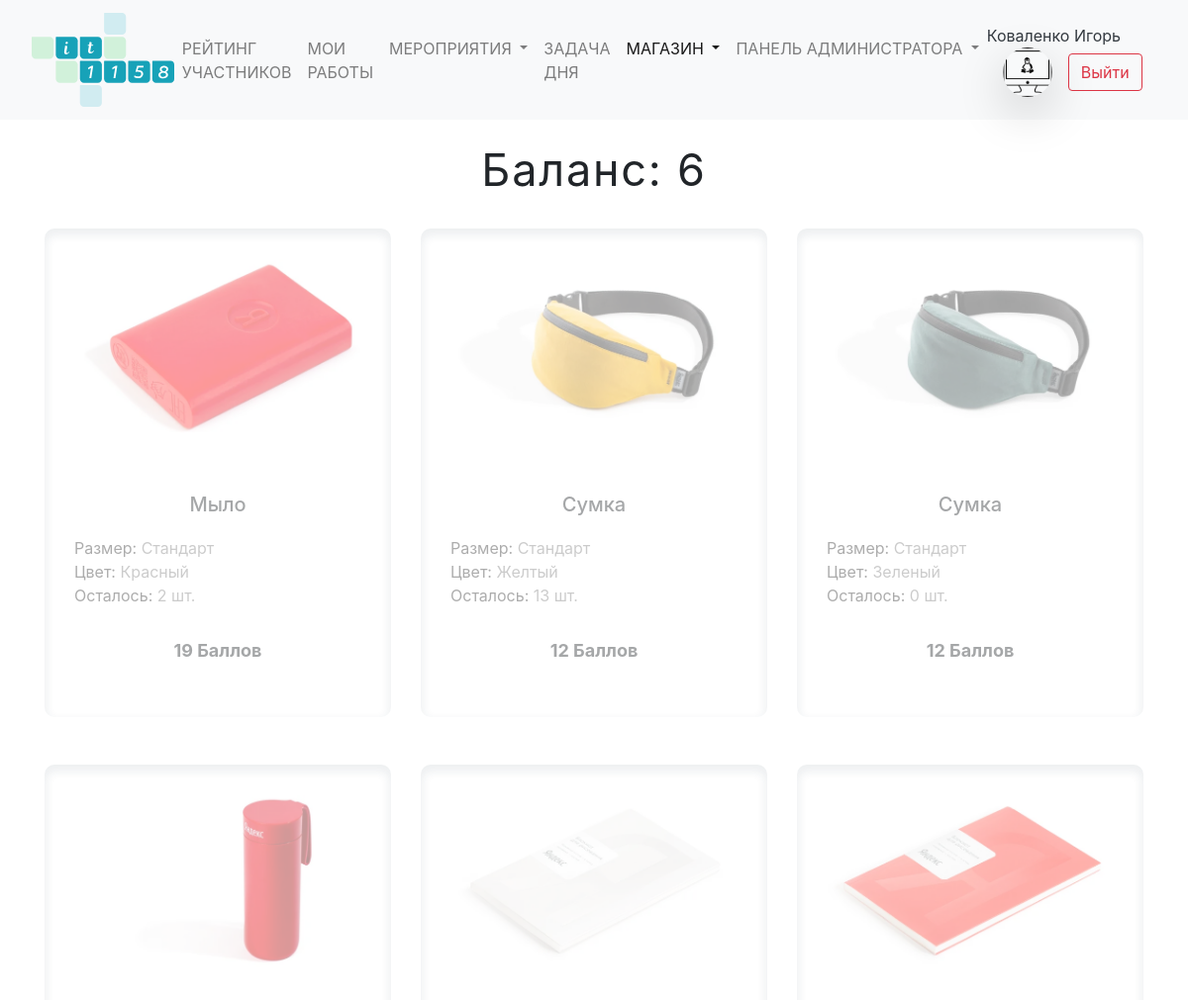
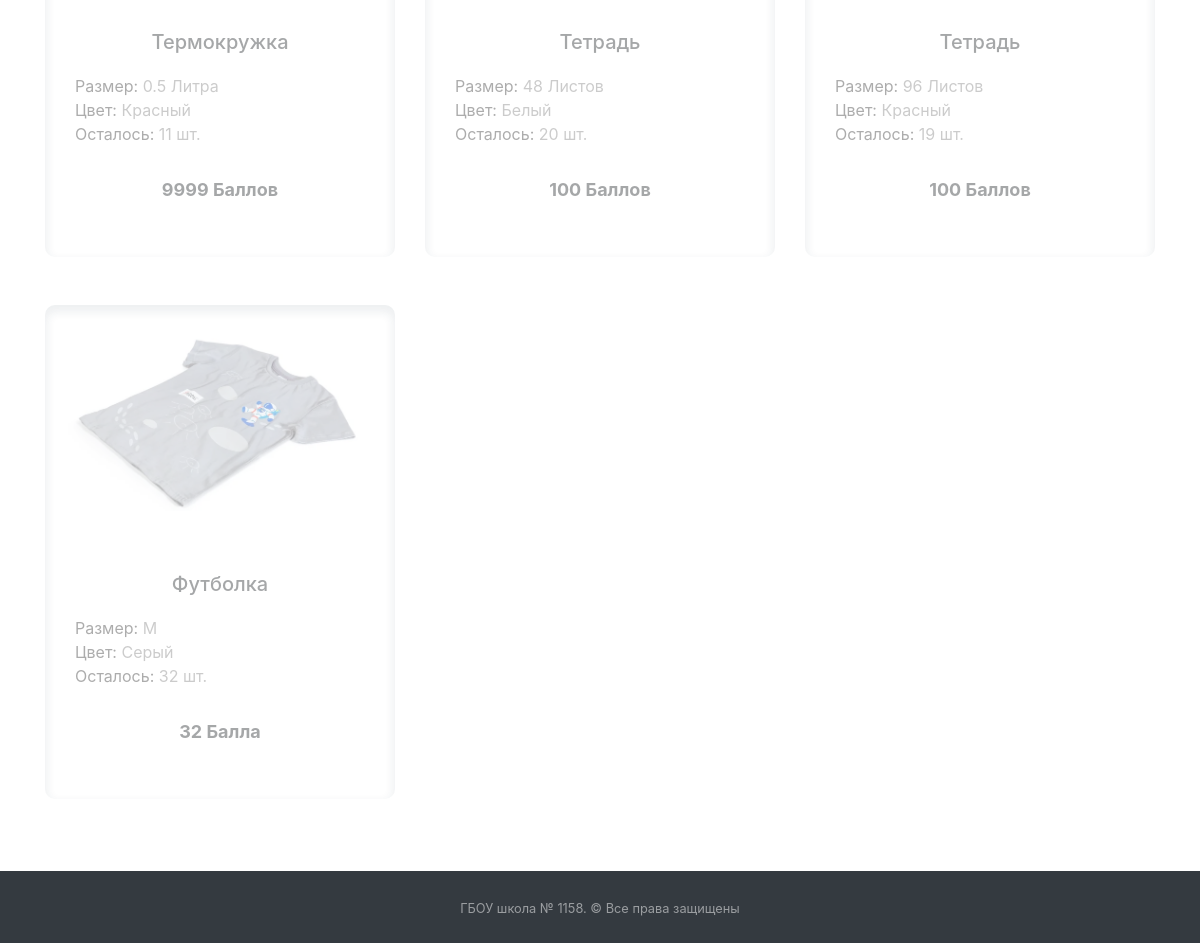
The page /market/ (signed in) on the database its author committed (2 pictures, top to bottom).
### mainapp/models.py (models this page shows, shortened)
class Puples(models.Model):
    STATUS_CHOICES = (
        ('ST10', 'Ученик 10 ИТ-класса'),
        ('ST11', 'Ученик 11 ИТ-класса'),
        ('APP', 'Кандидат в ИТ-класс'),
        ('TEACH', 'Учитель')
    )
    PROGRESS_CHOICES = (
        (0, '0'),
        (25, '25'),
        (50, '50'),
        (75, '75'),
        (100, '100'),
    )
    name = models.CharField("Имя", null=True, max_length=50)
    surname = models.CharField("Фамилия", null=True, max_length=100)
    rate = models.PositiveIntegerField("Рейтинг ученика", default=0)
    image = models.ImageField("Фотография профиля", blank=True, upload_to="puples_photo",
                              default="puples_photo/user-2.png")
    user = models.OneToOneField(User, on_delete=models.CASCADE, null=True, default='',
                                verbose_name="Связь с таблицей пользователей")
    status = models.CharField("Статуc", choices=STATUS_CHOICES, default='ST10', max_length=30)
    applicant_first_result = models.FloatField("Результат первого этапа", blank=True, default=0)
    applicant_progress = models.IntegerField(verbose_name="Прогресс", choices=PROGRESS_CHOICES, default=0, blank=True)
    email = models.EmailField(verbose_name="Email", default="")
    phone = models.CharField(max_length=12, verbose_name="Телефон", default="")
    class Meta:
        verbose_name = "Пользователи"
        verbose_name_plural = "Пользователи"

### market/models.py (models this page shows, shortened)
class MarketProduct(models.Model):
    product_name = models.CharField(verbose_name="Название товара", max_length=200)
    product_size = models.CharField(verbose_name="Размер товара", default="Стандарт", max_length=200)
    product_color = models.CharField(verbose_name="Цвет товара", default="Не указан", max_length=200)
    product_photo = models.ImageField("Фотография товара", upload_to="products_photo/", blank=True)
    remained_amount = models.PositiveIntegerField("Количество оставшегося товара", null=False)
    price = models.PositiveIntegerField("Цена товара", null=False)
    def plural_amount_name(self) -> str:
        if 10 <= (self.price % 100) <= 20 or self.price % 10 == 0 or 5 <= self.price % 10 <= 9:
            return "Баллов"
        elif self.price % 10 == 1:
            return "Балл"
        return "Балла"
    class Meta:
        verbose_name = "Товар"
        verbose_name_plural = "Товары"

### market/views.py (the view)
# urls.py: path('', views.MainMarketPage.as_view(), name='Каталог магазина'),
class MainMarketPage(HeaderNotificationsCounter, LoginRequiredMixin, ListView):
    template_name = "market/main_market_page.html"
    model = MarketProduct
    login_url = "/login/"
    def dispatch(self, request, *args, **kwargs):
        recount_all_peoples_rating()
        return super().dispatch(request, *args, **kwargs)
    def get_context_data(self, *, object_list=None, **kwargs):
        context = super(MainMarketPage, self).get_context_data(**kwargs)
        context['shopping_cart_list'] = ShoppingCart(self.request).get_shopping_cart_list()
        return context

### mainapp/addons_python/views_addons_classes.py (called while the page is built)
    def get_context_data(self, *, object_list=None, **kwargs):
        context = super().get_context_data(**kwargs)
        context['events_new'] = Events.objects.filter(check=False).count()
        context['applicants_count'] = Puples.objects.filter(
            status="APP").count()
        return context

### mainapp/addons_python/views_addons_functions.py (called while the page is built)
def recount_all_peoples_rating() -> None:
    mass = [i[0] for i in Puples.objects.order_by("-rate").values_list('id')]
    for i in mass:
        pup = Puples.objects.get(id=i)
        pup.rate = sum(map(lambda x: x.event_rate,
                           Events.objects.filter(events__pk=i, check=True)))
        pup.save()

### market/market_services/market_classes.py (called while the page is built)
    def get_shopping_cart_list(self) -> list:
        self._delete_missing_products()
        return [MarketProduct.objects.get(id=int(product)) for product in self.shopping_cart]

    def save(self) -> None:
        self.session.modified = True

    def _delete_missing_products(self) -> None:
        products_to_delete = []  # Те продукты, которые есть в корзине, но уже удалены из магазина
        for product in self.shopping_cart:
            try:
                MarketProduct.objects.get(id=int(product))
            except ObjectDoesNotExist:
                products_to_delete.append(product)
        for product_to_delete in products_to_delete:
            self.remove(product_to_delete)
        self.save()

### templates/market/main_market_page.html (shortened to what this page needs)
{% extends 'base.html' %}
{% load static %}
{% block main %}
    <div class="container">
        <div class="row">
            <div class="col-12 text-center">
                <h2 class="mt-4" style="font-size: 45px;font-weight: 400;letter-spacing: 0.04em;margin-top: 20px;">
                    Баланс: {{ user.puples.rate }}</h2>
            </div>
        </div>
        <div class="row flex-wrap">
            {% for product in marketproduct_list %}
            <div class="col-12 col-md-6 col-lg-4 my-4">
                <div class="product-card text-center justify-content-center {% if product.remained_amount == 0 or product.price > user.puples.rate %}disabled-card{% endif %}">
                    <img src="{{ product.product_photo.url }}" alt="{{ product.product_name }}">
                    <div class="product-card__description">
                        <h3 class="product-card__description__name">{{ product.product_name }}</h3>
                        <p style="color: rgb(128, 128, 128); text-align: left"><span style="color: rgb(50, 50, 50);">Размер:</span> {{ product.product_size }}</p>
                        <p style="color: rgb(128, 128, 128); text-align: left"><span style="color: rgb(50, 50, 50);">Цвет:</span> {{ product.product_color }}</p>
                        <p style="color: rgb(128, 128, 128); text-align: left"><span style="color: rgb(50, 50, 50);">Осталось:</span> {{ product.remained_amount }} шт.</p>
                    </div>
                    <p style="font-size: 18px;font-weight: bold;">{{ product.price }} {{ product.plural_amount_name }}</p>
                </div>
            </div>
            {% empty %}
                <div class="col-12 text-center">
                    <h3 style="font-weight: 300;">Товаров пока нет</h3>
                </div>
            {% endfor %}
        </div>
    </div>
{% endblock %}
{% block market_active %} active{% endblock %}

### templates/base.html (shortened to what this page needs)
<!DOCTYPE html>
<html lang="ru">
{% load static %}
<head>
    <link href="{% static 'css/bootstrap.css' %}" rel="stylesheet" type="text/css">
    <link href="{% static 'css/style.css' %}" rel="stylesheet" type="text/css">
    <link href="{% static 'css/pre.css' %}" rel="stylesheet" type="text/css">
    <link href="{% static 'css/style_daytask.css' %}" rel="stylesheet" type="text/css">
    <link rel="stylesheet" href="//code.jquery.com/ui/1.12.1/themes/base/jquery-ui.css">
    <link rel="stylesheet" href="/resources/demos/style.css">
</head>
<body>
<div class="container-fuild">
    <nav class="navbar navbar-expand-lg navbar-light bg-light">
        <a href="/" class="navbar-brand">
            <img class="img-fluid mx-3"
                 width="150" height="150"
                 src="{% static '/images/logo_it_class.svg' %}"></a>
        <div class="collapse navbar-collapse" id="navbarSupportedContent">
            <ul class="navbar-nav mr-auto">
                {% if user.is_authenticated and user.puples.status != "APP" %}
                    <li class="nav-item">
                        <a class="nav-link{% block detail_active %}{% endblock %}" href="/rate">РЕЙТИНГ УЧАСТНИКОВ</a>
                    </li>
                {% endif %}
                {% if user.is_authenticated and user.puples.status != "APP" %}
                    <li class="nav-item">
                        <a class="nav-link{% block detail_active_works %}{% endblock %}" href="/works">МОИ РАБОТЫ</a>
                    </li>
                {% endif %}
                <li class="nav-item dropdown">
                    <a class="nav-link dropdown-toggle{% block detail_active_hach %}{% endblock %}" href="#"
                       id="navbarDropdown" role="button"
                       data-toggle="dropdown" aria-haspopup="true" aria-expanded="false">
                        МЕРОПРИЯТИЯ
                    </a>
                </li>
                {% if user.is_authenticated and user.puples.status != "APP" %}
                    <li class="nav-item">
                        <a class="nav-link{% block detail_active_task %}{% endblock %}" href="/daytask/">ЗАДАЧА ДНЯ</a>
                    </li>
                    <li class="nav-item dropdown">
                        <a class="nav-link {% block market_active %}{% endblock %} dropdown-toggle" href="#"
                           id="navbarDropdown" role="button"
                           data-toggle="dropdown" aria-haspopup="true" aria-expanded="false">
                            МАГАЗИН
                        </a>
                    </li>
                {% endif %}
                {% if user.is_superuser %}
                    <li class="nav-item dropdown">
                        <a class="nav-link dropdown-toggle" href="#"
                           id="navbarDropdown" role="button"
                           data-toggle="dropdown" aria-haspopup="true" aria-expanded="false">
                            ПАНЕЛЬ АДМИНИСТРАТОРА
                        </a>
                    </li>
                {% endif %}
            </ul>
            <form class="form-inline my-2 my-lg-0">
                {% if user.is_authenticated %}
                    <a class="nav-link text-dark disabled p-0"
                       href="/account/">{{ user.last_name }} {{ user.first_name }}</a>
                    <a href="/account/">
                        <img class="img-fluid mx-3 rounded-circle shadow-lg"
                             style="width: 50px; object-fit: cover; height:50px;"
                             src="{{ user.puples.image.url }}"></a>
                {% endif %}
                {% if user.username == "" %}
                    <a class="nav-link disabled" href="#">Гость</a>
                    <a class="btn btn-outline-success my-2 my-sm-0" href="/login">Войти</a>
                {% else %}
                    <a class="btn btn-outline-danger my-2 my-sm-0" href="/logout">Выйти</a>
                {% endif %}
            </form>
        </div>
    </nav>
    {% block main %}
    {% endblock %}
    <footer id="sticky-footer" class="py-4 bg-dark text-white-50 mt-5">
        <div class="container text-center">
            <small>ГБОУ школа № 1158. &copy; Все права защищены</small>
        </div>
    </footer>
</div>
</body>
</html>

### templates/market/main_market_page.html (style rules this page uses)
.product-card { height: 100%; border-radius: 10px; -webkit-box-shadow: 0 0 0 1px rgba(13,35,67,.07),0 5px 15px -4px rgba(13,35,67,.4); -moz-box-shadow: 0 0 0 1px rgba(13,35,67,.07),0 5px 15px -4px rgba(13,35,67,.4); box-shadow: 0 0 0 1px rgba(13,35,67,.07),0 5px 15px -4px rgba(13,35,67,.4); }
.product-card.disabled-card { -webkit-box-shadow: 0px 5px 10px 2px rgba(34, 60, 80, 0.2) inset; -moz-box-shadow: 0px 5px 10px 2px rgba(34, 60, 80, 0.2) inset; box-shadow: 0px 5px 10px 2px rgba(34, 60, 80, 0.2) inset; }
.product-card.disabled-card img { transform: scale(0.99); }
.product-card.disabled-card { opacity: 0.4; }
.product-card img { padding: 30px 0; width: 90%; }
.product-card__description { padding: 30px; }
.product-card__description__name { margin-bottom: 20px; font-size: 20px; }
.product-card__description p { margin: 0; }

### rows shown on the page
MarketProduct: product_photo (picture), product_name "Мыло", product_size "Стандарт", product_color "Красный", remained_amount "2", price "19", plural_amount_name "Баллов"
MarketProduct: product_photo (picture), product_name "Сумка", product_size "Стандарт", product_color "Желтый", remained_amount "13", price "12", plural_amount_name "Баллов"
MarketProduct: product_photo (picture), product_name "Сумка", product_size "Стандарт", product_color "Зеленый", remained_amount "0", price "12", plural_amount_name "Баллов"
MarketProduct: product_photo (picture), product_name "Термокружка", product_size "0.5 Литра", product_color "Красный", remained_amount "11", price "9999", plural_amount_name "Баллов"
MarketProduct: product_photo (picture), product_name "Тетрадь", product_size "48 Листов", product_color "Белый", remained_amount "20", price "100", plural_amount_name "Баллов"
MarketProduct: product_photo (picture), product_name "Тетрадь", product_size "96 Листов", product_color "Красный", remained_amount "19", price "100", plural_amount_name "Баллов"
MarketProduct: product_photo (picture), product_name "Футболка", product_size "M", product_color "Серый", remained_amount "32", price "32", plural_amount_name "Балла"

### other values the page prints
{{ user.last_name }} "Коваленко"
{{ user.first_name }} "Игорь"
{{ user.puples.rate }} "6"
